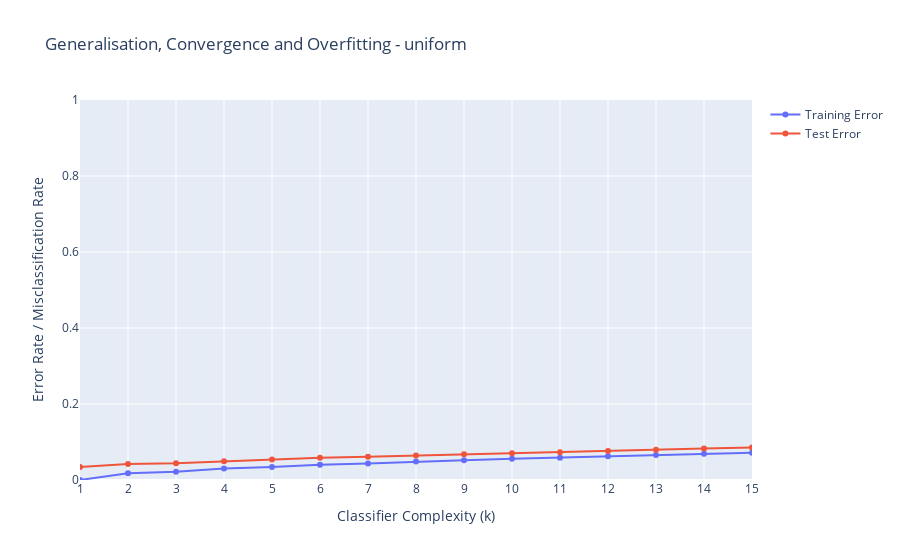

Notebook cell for this chart:
### Markdown cell above
kNN with uniform weightings and k neigbours between 1 and 15

### Code cell
k=15
training_error = pd.Series(index=range(1, k+1), dtype=float)
test_error = pd.Series(index=range(1, k+1), dtype=float)
for i in range(1, k+1):
    knn = KNeighborsClassifier(n_neighbors=i, weights='uniform')
    knn.fit(X_train, y_train)
    training_error[i] = 1.0 - knn.score(X_train, y_train)
    test_error[i] = 1.0 - knn.score(X_test, y_test)

# Plot the training and test error for each value of k
trace1 = go.Scatter(x=training_error.index, y=training_error, mode='lines+markers', name='Training Error')
trace2 = go.Scatter(x=test_error.index, y=test_error, mode='lines+markers', name='Test Error')
fig = go.Figure(data=[trace1, trace2])
fig.update_layout(
    title='Generalisation, Convergence and Overfitting - uniform',
    xaxis_title='Classifier Complexity (k)',
    yaxis_title='Error Rate / Misclassification Rate',
    xaxis=dict(range=[1, k], tickmode='linear'),
    yaxis=dict(range=[0, 1])
)
fig.show()

### Figure 1 — Plotly figure (JSON) as saved in the notebook; plotly's stock layout.template omitted (floating-point values rounded to 4 significant figures)
{"data": [{"mode": "lines+markers", "name": "Training Error", "type": "scatter", "x": [1, 2, 3, 4, 5, 6, 7, 8, 9, 10, 11, 12, 13, 14, 15], "y": [4.698e-05, 0.01752, 0.02194, 0.0303, 0.03408, 0.04032, 0.04334, 0.04854, 0.05183, 0.05592, 0.05886, 0.06269, 0.06592, 0.06925, 0.07166]}, {"mode": "lines+markers", "name": "Test Error", "type": "scatter", "x": [1, 2, 3, 4, 5, 6, 7, 8, 9, 10, 11, 12, 13, 14, 15], "y": [0.03391, 0.04226, 0.04414, 0.04932, 0.05367, 0.05863, 0.0614, 0.06473, 0.06795, 0.07063, 0.07332, 0.0763, 0.07992, 0.0829, 0.08548]}], "layout": {"title": {"text": "Generalisation, Convergence and Overfitting - uniform"}, "xaxis": {"range": [1, 15], "tickmode": "linear", "title": {"text": "Classifier Complexity (k)"}}, "yaxis": {"range": [0, 1], "title": {"text": "Error Rate / Misclassification Rate"}}}}
